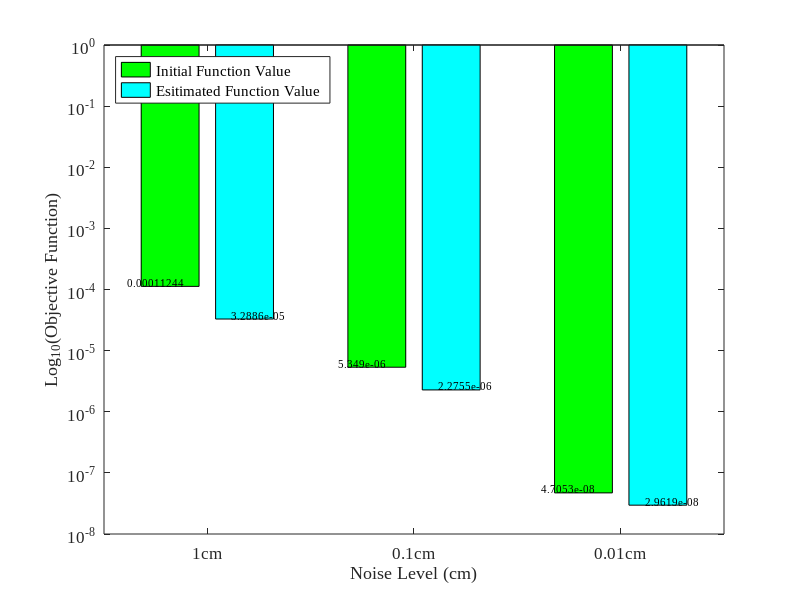
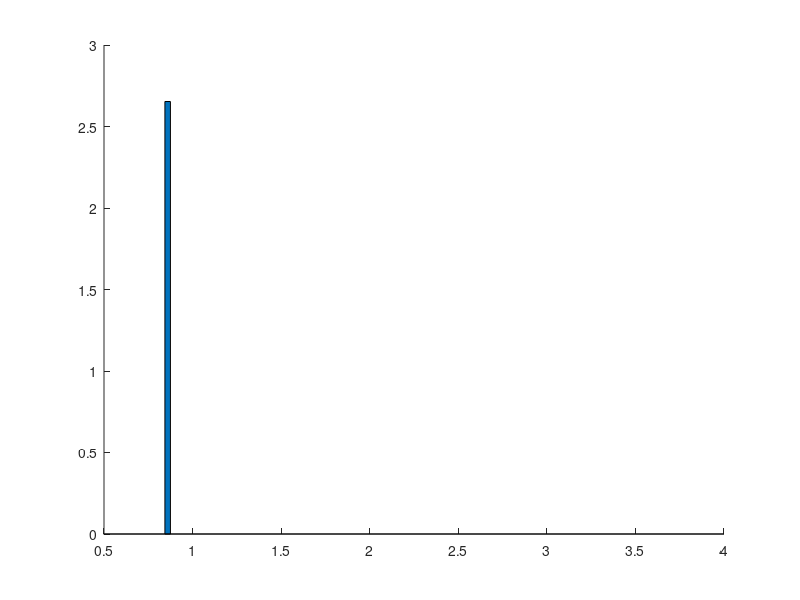

These charts were generated, in order, by the following MATLAB code: (Note: this script raises an error after producing the figures.)
clear all
obj_ini = [];
obj_new = [];
err_ini = [];
err_new = [];
load 1cm
mean_obj = mean(obj);
obj_ini = [obj_ini mean_obj(1)];
obj_new = [obj_new mean_obj(2)];
mean_err = mean(Error);
err_ini = [err_ini mean_err(1)];
err_new = [err_new mean_err(2)];
load 01cm
mean_obj = mean(obj);
obj_ini = [obj_ini mean_obj(1)];
obj_new = [obj_new mean_obj(2)];
mean_err = mean(Error);
err_ini = [err_ini mean_err(1)];
err_new = [err_new mean_err(2)];
load 001cm
mean_obj = mean(obj);
obj_ini = [obj_ini mean_obj(1)];
obj_new = [obj_new mean_obj(2)];
mean_err = mean(Error);
err_ini = [err_ini mean_err(1)];
err_new = [err_new mean_err(2)];
figure(1)
Y= [obj_ini',obj_new'];
X=1:length(obj_ini);
h=bar(X,Y);
set(h(1),'FaceColor',[0,1,0])
set(h(2),'FaceColor',[0,1,1])
% set(h(3),'FaceColor',[1,0,0])
ylabel('Log_{10}{(Objective Function)}');
xlabel('Noise Level (cm)');
legend('Initial Function Value','Esitimated Function Value', 'FontSize',8,'FontName','Times New Roman', 'Location', 'northwest');
set(gca,'xtick',1:3);
set(gca,'yscale','log')
set(gca,'XTickLabel',{'1cm','0.1cm','0.01cm'},'FontSize',12,'FontName','Times New Roman'); 
Y_1=Y;
for i = 1:length(X)
    text(X(i)-0.25,Y_1(i,1),num2str(Y_1(i,1)),'HorizontalAlignment','center','VerticalAlignment','bottom','FontSize',8,'FontName','Times New Roman');
    text(X(i)+0.25,Y_1(i,2),num2str(Y_1(i,2)),'HorizontalAlignment','center','VerticalAlignment','bottom','FontSize',8,'FontName','Times New Roman');
end

figure(2)
Y= [err_ini(1);err_new'];
b=diag(Y);
c=bar(b,0.5,'stack');
color=[1,0,1;0.62745,0.12549,0.94118;1,0.64706,0;0.80392,0.78824,0.78824];
for i=1:4
set(c(i),'FaceColor',color(i,:));
end
Y_1 = Y;
for i = 1:length(Y)
    text(i,Y_1(i),num2str(Y_1(i)),'HorizontalAlignment','center','VerticalAlignment','bottom','FontSize',8,'FontName','Times New Roman');
end
ylabel('Log_{10}{(Localization Error)} (m)');
xlabel('Noise Level (cm)');
set(gca,'xtick',1:4);
set(gca,'yscale','log')
set(gca,'XTickLabel',{'Initial Error','1cm','0.1cm','0.01cm'},'FontSize',12,'FontName','Times New Roman'); 